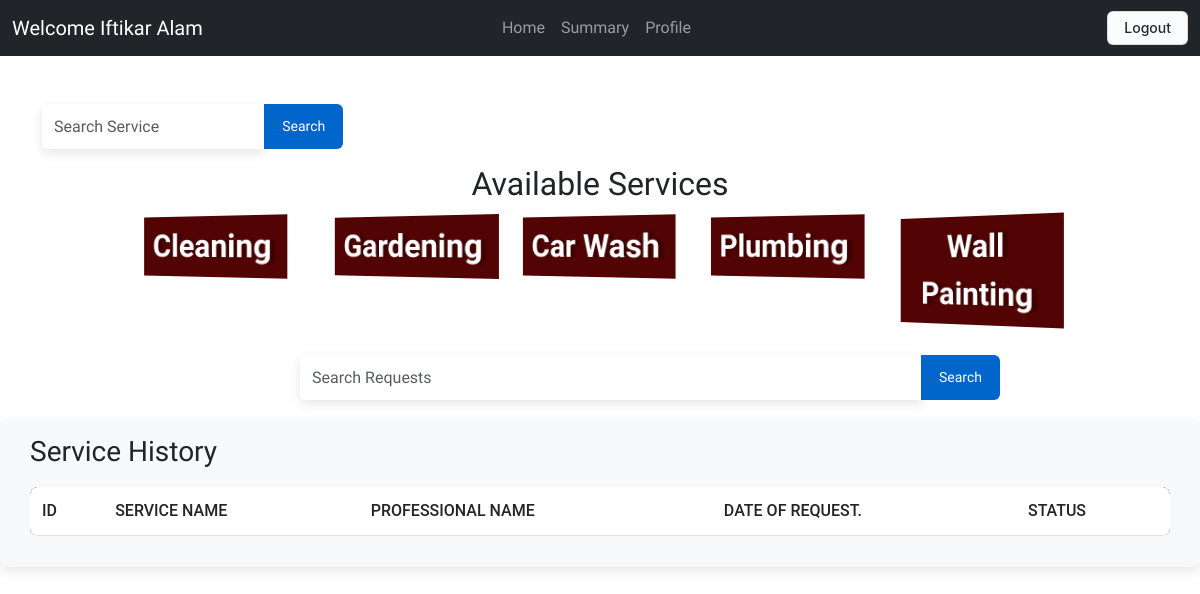
Before: /user/5 (signed in) with the older database file.
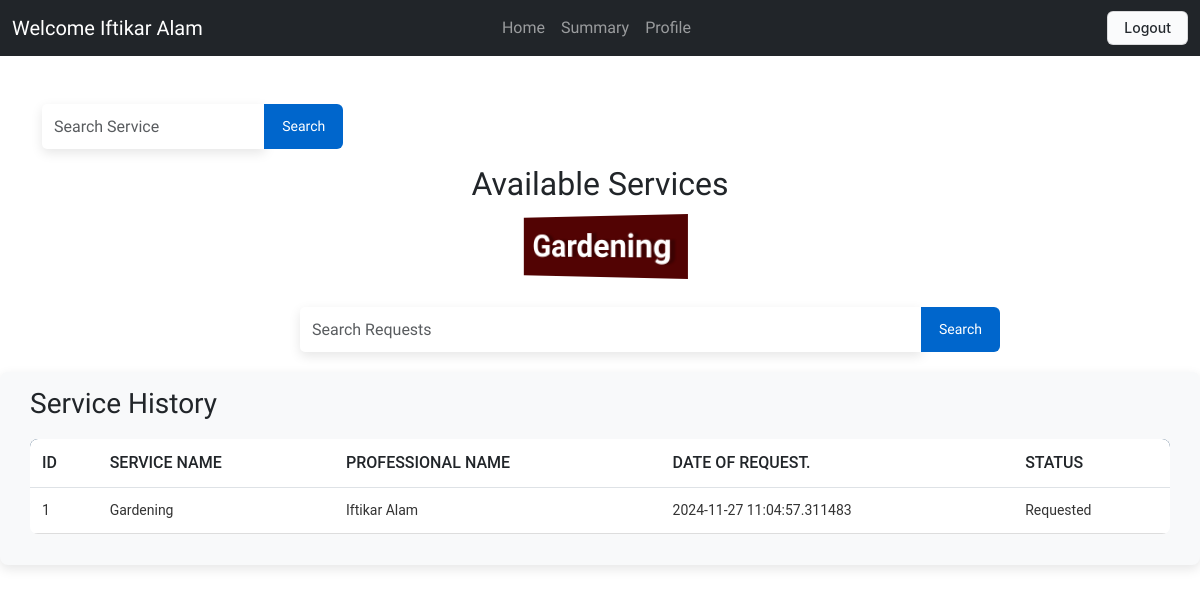
After: the same page with the newer database file.
### application/models.py (models this page shows)
class ServiceRequest(db.Model):
    id = db.Column(db.Integer, primary_key=True)
    customer_name = db.Column(db.String(150))
    professional_name = db.Column(db.String(150))
    service_name = db.Column(db.String(150))
    service_id = db.Column(db.Integer, db.ForeignKey('service.id'), nullable=False)
    customer_id = db.Column(db.Integer, db.ForeignKey('user.id'), nullable=False)
    professional_id = db.Column(db.Integer, db.ForeignKey('professional.id'))
    date_of_request = db.Column(db.DateTime)
    date_of_completion = db.Column(db.DateTime)
    status = db.Column(db.String(25), default="requested")
    remarks = db.Column(db.String(250))

### application/controllers.py (the view)
@app.route('/user/<int:id>', methods=['GET','POST'])
@roles_required("customer")
def customer(id):
   user=Customer.query.filter_by(user_id=id).first()
   services=Service.query.all()
   service_request=ServiceRequest.query.filter_by(customer_id=id)
   return render_template('customer_dashboard.html',user=user, services=services, service_request=service_request)

### templates/customer_dashboard.html (shortened to what this page needs)
<!DOCTYPE html>
<html lang="en">
<head>
    <link href="https://cdn.jsdelivr.net/npm/bootstrap@5.3.0-alpha1/dist/css/bootstrap.min.css" rel="stylesheet">
    <link rel="stylesheet" href="/static/customer_dash.css">
</head>
<body>
    <nav class="navbar navbar-expand-lg navbar-dark bg-dark">
        <div class="container-fluid">
            <a class="navbar-brand" href="#">Welcome {{user.fullname}}</a>
            <div class="collapse navbar-collapse" id="navbarNav" >
                <ul class="navbar-nav ms-auto" style="display: flex; justify-content: center; width: 100%; padding-right: 15%;" >
                    <li class="nav-item"><a class="nav-link" href="/user/{{user.user_id}}">Home</a></li>
                    <li class="nav-item"><a class="nav-link" href="/summary/{{user.user_id}}">Summary</a></li>
                    <li class="nav-item"><a class="nav-link" href="/profile/{{user.user_id}}">Profile</a></li>
                </ul>
            </div>
            <div class="nav-link" style="display: flex;">
                <a href="/logout"> <button class="button-4">Logout</button></a>
            </div>
        </div>
    </nav>
    <div class="container mt-5">
        <div>
            <form action="/search_service/{{user.user_id}}" style="display: flex; justify-content: center;">
                <div class="input-group mb-3" >
                    <input style="max-width:20%; " name="result" type="text" class="form-control" placeholder="Search Service" aria-label="Recipient's username" aria-describedby="button-addon2">
                    <button class="btn btn-outline-secondary" type="submit" id="button-addon2">Search</button>
                </div>
             </form>
        </div>
        <h2 style="padding-bottom: 5px;display: flex ; justify-content: center;">Available Services</h2>
        <div class="row g-3" style="display: flex; justify-content: center;">
            {% for service in services %}
            <div class="col-md-2">
                <a href="/service/{{service.id}}/{{user.user_id}}" >
                    <button class="button-92" role="button">{{service.name}} </button></a>
            </div>
            {% endfor %}
        </div>
    </div>
     <form action="/search_req/{{user.user_id}}">
        <div class="input-group mb-3" style="padding-left: 300px; padding-right: 200px; padding-top: 30px;">
            <input name="result" type="text" class="form-control" placeholder="Search Requests" aria-label="Recipient's username" aria-describedby="button-addon2">
            <button class="btn btn-outline-secondary" type="submit" id="button-addon2">Search</button>
        </div>
     </form>
    <div class="tableMain" style="padding-left: 30px; padding-right: 30px;">
        <h3 style="padding-bottom: 10px;">Service History</h3>
        <table class="table">
            <thead>
                <tr>
                    <th>ID</th>
                    <th>Service Name</th>
                    <th>Professional Name</th>
                    <th>Date of Request.</th>
                    <th>Status</th>
                </tr>
            </thead>
            <tbody>
                {% for service in service_request %}
                <tr>
                    <td>{{ service.id }}</td>
                    <td>{{ service.service_name }}</td>
                    <td>{{ service.professional_name }}</td>
                    <td>{{ service.date_of_request }}</td>
                    <td>
                        {% if service.status == 'closed' %}
                        Closed
                        {% elif service.status == 'rejected' %}
                        Rejected
                        {% elif service.status == 'requested' %}
                         Requested
                        {% else %}
                        <a href="/service_remarks/{{ service.id }}" class="btn btn-sm btn-success">Close it?</a>
                        {% endif %}
                    </td>
                </tr>
                {% endfor %}
            </tbody>
        </table>
    </div>
</body>
</html>

Changed rows visible on the page:
now on this page (row edited): ServiceRequest: id "1", service_name "Gardening", professional_name "Iftikar Alam", date_of_request "2024-11-27 11:04:57.311483", status "Requested"
